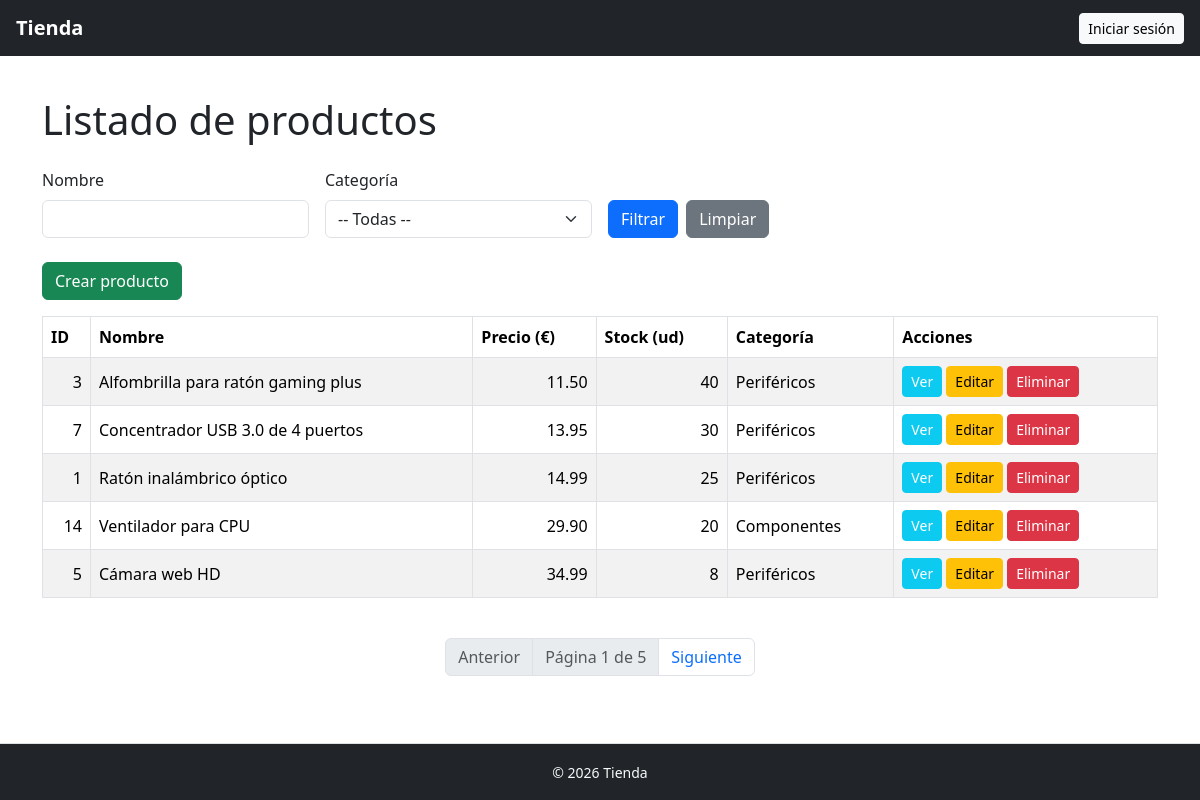
The page /public/web/productos/index.php on the database its author committed.
### tables this page shows
CREATE TABLE productos (
    id INT AUTO_INCREMENT PRIMARY KEY,
    nombre VARCHAR(100) NOT NULL,
    precio DECIMAL(10,2) NOT NULL,
    stock INT NOT NULL DEFAULT 0
);

CREATE TABLE categorias (
    id_categoria INT AUTO_INCREMENT PRIMARY KEY,
    nombre_categoria VARCHAR(50) NOT NULL
);

### app/Core/helpers/helper.php (called while the page is built, shortened)
<?php
function e(mixed $value): string
{
    return htmlspecialchars((string)$value, ENT_QUOTES, 'UTF-8');
}
function render(string $view, array $data = []): string
{
    extract($data);
    include __DIR__ . "/../../../resources/views/{$view}.php";
    return ob_get_clean();
}
function view(string $view, array $data = [], string $layout = 'layouts/app'): void
{
    $content = render($view, $data);
    $html = render($layout, array_merge($data, ['content' => $content]));
}
function url(string $path): string
{
    return BASE_URL . ltrim($path, '/');
}

### app/Http/Controllers/ProductoController.php (called while the page is built, shortened)
<?php
class ProductoController
{
    public function index(Request $request)
    {
        $nombre = $request->query('nombre', '');
        $categoria_id = $request->query('categoria_id', '');
        $productos = Producto::query()
            ->when($nombre, fn($q) => $q->where('nombre', 'LIKE', "%$nombre%"))
            ->when($categoria_id, fn($q) => $q->where('categoria_id', $categoria_id))
            ->orderBy('precio')
            ->paginate(5);
        $categorias = Categoria::all();
        view('productos/index', compact(
            'productos',
            'categorias',
            'nombre',
            'categoria_id'
        ));
    }
}

### public/web/productos/index.php (called while the page is built, shortened)
<?php
require_once __DIR__ . '/../../../bootstrap/bootstrap.php';
try {
    $request = new Request();
    (new ProductoController())->index($request);
} catch (Throwable $e) {
    echo $e->getMessage() . "<br>" . $e->getTraceAsString();
}

### app/Core/Request.php (called while the page is built, shortened)
<?php
class Request
{
    protected array $server = [];
    protected array $get = [];
    public function __construct()
    {
        $this->server = $_SERVER;
        $this->get = $_GET;
        $this->post = $_POST;
        $method = $_SERVER['REQUEST_METHOD'] ?? 'GET';
    }
    public function query(?string $key = null, mixed $default = null): mixed
    {
        if ($key === null) return $this->get;
        return $this->get[$key] ?? $default;
    }
    public function url(): string
    {
        return $this->server['REQUEST_URI'] ?? HOME_URL;
    }
    public function path(): string
    {
        return parse_url($this->url(), PHP_URL_PATH);
    }
}

### bootstrap/bootstrap.php (called while the page is built, shortened)
<?php
require_once __DIR__ . '/../app/Core/helpers/helper.php';
spl_autoload_register(function ($class) {
    $path = __DIR__ . '/../' . str_replace('\\', '/', $class) . '.php';
    $path = lcfirst($path);
});

### app/Core/Model.php (called while the page is built, shortened)
<?php
require_once __DIR__ . '/../Core/DB.php';
require_once __DIR__ . '/../Core/QueryBuilder.php';
abstract class Model implements \JsonSerializable
{
    protected static string $table;
    protected array $attributes = [];
    public function __set(string $name, mixed $value): void
    {
        $this->attributes[$name] = $value;
    }
    public function __get(string $name): mixed
    {
        if (array_key_exists($name, $this->attributes)) {
            return $this->attributes[$name];
        }
        if (method_exists($this, $name)) {
            $result = $this->$name();
            return $result;
        }
        return null;
    }
    public static function query(): QueryBuilder
    {
        return new QueryBuilder(static::$table, static::class);
    }
    public static function hydrate(array $data): static
    {
        $obj = new static();
        $obj->fill($data);
        return $obj;
    }
    public static function all(): array
    {
        $sql = "SELECT * FROM " . static::$table;
        return DB::select($sql, [], static::class);
    }
}

### app/Core/QueryBuilder.php (called while the page is built, shortened)
<?php
require_once __DIR__ . '/DB.php';
require_once __DIR__ . '/Pagination/Paginator.php';
class QueryBuilder
{
    protected string $modelClass;
    protected string $select = '*';
    protected string $table;
    protected array $orders = [];
    protected ?int $limit = null;
    protected ?int $offset = null;
    protected array $params = [];
    public function __construct(string $table, string $modelClass)
    {
        $this->table = $table;
        $this->modelClass = $modelClass;
    }
    public function orderBy(string $column, string $order = 'ASC'): static
    {
        $this->orders[] = "$column $order";
        return $this;
    }
    public function limit(int $limit): static
    {
        $this->limit = $limit;
        return $this;
    }
    public function offset(int $offset): static
    {
        $this->offset = $offset;
        return $this;
    }
    public function when($value, callable $callback): static
    {
        return $this;
    }
    public function get(): array
    {
        $sql = "SELECT {$this->select} FROM {$this->table}";
        if (!empty($this->orders)) {
            $sql .= ' ORDER BY ' . implode(", ", $this->orders);
        }
        if (!is_null($this->limit)) {
            $sql .= ' LIMIT ' . $this->limit;
        }
        if (!is_null($this->offset)) {
            $sql .= ' OFFSET ' . $this->offset;
        }
        return DB::select($sql, $this->params, $this->modelClass);
    }
    public function first(): ?object
    {
        $this->limit = 1;
        return $this->get()[0] ?? null;
    }
    public function count(): int
    {
        $clone = clone $this;
        $clone->orders = [];
        $clone->limit = null;
        $clone->offset = null;
        $clone->select = 'count(*) as total';
        $clone->modelClass = stdClass::class;
        return $clone->first()->total;
    }
    public function paginate(int $perPage = 15): Paginator
    {
        $request = new Request();
        $page = max(1, (int) $request->query('page', 1));
        $clone = clone $this;
        $total = $clone->count();
        $offset = ($page - 1) * $perPage;
        $clone->limit($perPage)->offset($offset);
        $items = $clone->get();
        $baseUrl = $request->path();
        $query = $request->query();
        unset($query['page']);
        return new Paginator($items, $total, $perPage, $page, $baseUrl, $query);
    }
}

### app/Core/DB.php (called while the page is built, shortened)
<?php
class DB
{
    private static ?PDO $pdo = null;
    public static function connection(): PDO
    {
        if (self::$pdo === null) {
            $db_host = DB_HOST;
            $db_name = DB_NAME;
            $db_user = DB_USER;
            $db_pass = DB_PASS;
            $dsn = "mysql:host=$db_host;dbname=$db_name;charset=utf8mb4";
            $pdo = new PDO($dsn, $db_user, $db_pass);
            $pdo->setAttribute(PDO::ATTR_ERRMODE, PDO::ERRMODE_EXCEPTION);
            self::$pdo = $pdo;
        }
        return self::$pdo;
    }
    public static function select(string $sql, array $params = [], string $class = 'stdClass'): array
    {
        $stmt = self::connection()->prepare($sql);
        $stmt->execute($params);
        $objects = [];
        if ($class === 'stdClass') {
            while ($obj = $stmt->fetchObject()) {
                $objects[] = $obj;
            }
        } else {
            while ($row = $stmt->fetch(PDO::FETCH_ASSOC)) {
                $objects[] = $class::hydrate($row);
            }
        }
        return $objects;
    }
}

### app/Core/Pagination/Paginator.php (called while the page is built, shortened)
<?php
require_once __DIR__ . '/../Request.php';
class Paginator implements IteratorAggregate, Countable, JsonSerializable
{
    public function hasPages(): bool
    {
        return $this->total > 0;
    }
    public function currentPage(): int
    {
        return $this->currentPage;
    }
    public function lastPage(): int
    {
        return (int) ceil($this->total / $this->perPage);
    }
    public function onFirstPage(): bool
    {
        return $this->currentPage === 1;
    }
    public function hasMorePages(): bool
    {
        return $this->lastPage() > $this->currentPage;
    }
    public function nextPageUrl(): ?string
    {
        return $this->hasMorePages()
            ? $this->url($this->currentPage + 1)
            : null;
    }
    public function url(int $page): string
    {
        $this->query['page'] = $page;
        return $this->baseUrl . '?' . http_build_query($this->query);
    }
    public function links(?string $view = null): string
    {
        $defaultView = __DIR__ . '/pagination_links.php';
        $customView = $view !== null
            ? realpath(__DIR__ . "/../../../resources/views/{$view}.php")
            : false;
        $viewPath = $customView ?: $defaultView;
        $paginator = $this;
        require $viewPath;
        return ob_get_clean();
    }
}

### app/Core/Auth/Auth.php (called while the page is built, shortened)
<?php
class Auth
{
    protected static ?Authenticatable $user = null;
    public static function check(): bool
    {
        return static::$user !== null;
    }
}

### resources/views/productos/index.php (the view, shortened to what this page needs)
<h1 class="mb-4">Listado de productos</h1>
<form method="get" class="row g-3 mb-4">
    <div class="col-md-3">
        <label class="form-label">Nombre</label>
        <input type="text" name="nombre" value="<?= e($nombre) ?>" class="form-control">
    </div>
    <div class="col-md-3">
        <label class="form-label">Categoría</label>
        <select name="categoria_id" class="form-select">
            <option value="">-- Todas --</option>
        </select>
    </div>
    <div class="col-md-6 d-flex align-items-end">
        <button type="submit" class="btn btn-primary me-2">Filtrar</button>
        <a href="index.php" class="btn btn-secondary">Limpiar</a>
    </div>
</form>
<p>
    <a href="create.php" class="btn btn-success">Crear producto</a>
</p>
<div class="table-responsive">
    <table class="table table-striped table-bordered align-middle">
        <thead>
            <tr>
                <th>ID</th>
                <th>Nombre</th>
                <th>Precio (€)</th>
                <th>Stock (ud)</th>
                <th>Categoría</th>
                <th>Acciones</th>
            </tr>
        </thead>
        <tbody>
            <?php foreach ($productos as $producto): ?>
                <tr>
                    <td class="text-end"><?= e($producto->id) ?></td>
                    <td><?= e($producto->nombre) ?></td>
                    <td class="text-end"><?= e($producto->precio) ?></td>
                    <td class="text-end"><?= e($producto->stock) ?></td>
                    <td><?= e($producto->categoria->nombre_categoria) ?></td>
                    <td>
                        <a href="show.php?id=<?= e($producto->id) ?>" class="btn btn-sm btn-info text-white">Ver</a>
                        <a href="edit.php?id=<?= e($producto->id) ?>" class="btn btn-sm btn-warning">Editar</a>
                        <form action="destroy.php" method="post" class="d-inline">
                            <button
                                type="submit"
                                class="btn btn-sm btn-danger"
                                onclick="return confirm('¿Eliminar este producto?')">
                                Eliminar
                            </button>
                        </form>
                    </td>
                </tr>
            <?php endforeach; ?>
        </tbody>
    </table>
</div>
<div class="mt-4">
    <?= $productos->links(); ?>
</div>

### app/Core/Pagination/pagination_links.php
<?php if ($paginator->hasPages()): ?>
    <nav aria-label="Paginación" class="mt-3">
        <ul class="pagination justify-content-center">
            <?php if (!$paginator->onFirstPage()): ?>
                <li class="page-item">
                    <a class="page-link" href="<?= $paginator->previousPageUrl() ?>">Anterior</a>
                </li>
            <?php else: ?>
                <li class="page-item disabled">
                    <span class="page-link">Anterior</span>
                </li>
            <?php endif; ?>
            <li class="page-item disabled">
                <span class="page-link">
                    Página <?= $paginator->currentPage() ?> de <?= $paginator->lastPage() ?>
                </span>
            </li>
            <?php if ($paginator->hasMorePages()): ?>
                <li class="page-item">
                    <a class="page-link" href="<?= $paginator->nextPageUrl() ?>">Siguiente</a>
                </li>
            <?php else: ?>
                <li class="page-item disabled">
                    <span class="page-link">Siguiente</span>
                </li>
            <?php endif; ?>
        </ul>
    </nav>
<?php endif; ?>

### resources/views/layouts/app.php (shortened to what this page needs)
<!DOCTYPE html>
<html lang="es">
<head>
    <link rel="stylesheet" href="https://cdn.jsdelivr.net/npm/bootstrap@5.3.3/dist/css/bootstrap.min.css">
    <link rel="stylesheet" href="<?= url('/css/app.css') ?>">
</head>
<body>
    <?php require __DIR__ . '/partials/header.php'; ?>
    <main class="container py-4">
        <?= $content ?? '' ?>
    </main>
    <?php require __DIR__ . '/partials/footer.php'; ?>
</body>
</html>

### resources/views/layouts/partials/header.php (shortened to what this page needs)
<header class="bg-dark mb-3">
    <nav class="navbar navbar-expand-lg navbar-dark bg-dark px-3">
        <a class="navbar-brand fw-bold text-white" href="<?= HOME_URL ?>">
            Tienda
        </a>
        <div class="ms-auto d-flex align-items-center">
            <?php if (Auth::check()): ?>
                <span class="me-3 text-white">
                    😁 <?= Auth::user()->nombre; ?>
                </span>
                <form action="<?= url('/logout.php') ?>" method="POST" class="d-inline">
                    <button type="submit" class="btn btn-outline-light btn-sm">
                        Cerrar sesión
                    </button>
                </form>
            <?php else: ?>
                <a class="btn btn-light btn-sm"
                    href="<?= url('/login.php') ?>">
                    Iniciar sesión
                </a>
            <?php endif; ?>
        </div>
    </nav>
</header>

### resources/views/layouts/partials/footer.php
<footer class="bg-dark text-center py-3 mt-4 border-top">
    <small class="text-light">
        &copy; <?= date('Y') ?> Tienda
    </small>
</footer>

### app/Core/Response.php (shortened to what this page needs)
<?php
class Response
{
    protected ?string $content = null;
    public function html(string $html): self
    {
        $this->content = $html;
        return $this;
    }
    public function send(): void
    {
        if ($this->content !== null) {
            echo $this->content;
        }
        exit;
    }
}

### public/web/css/app.css (style rules this page uses)
body { min-height: 100vh; display: flex; flex-direction: column; }
main { flex: 1; }

### rows shown on the page
productos: id "3", nombre "Alfombrilla para ratón gaming plus", precio "11.50", stock "40", categoria.nombre_categoria "Periféricos"
productos: id "7", nombre "Concentrador USB 3.0 de 4 puertos", precio "13.95", stock "30", categoria.nombre_categoria "Periféricos"
productos: id "1", nombre "Ratón inalámbrico óptico", precio "14.99", stock "25", categoria.nombre_categoria "Periféricos"
productos: id "14", nombre "Ventilador para CPU", precio "29.90", stock "20", categoria.nombre_categoria "Componentes"
productos: id "5", nombre "Cámara web HD", precio "34.99", stock "8", categoria.nombre_categoria "Periféricos"

### other values the page prints
$paginator->currentPage() "1"
$paginator->lastPage() "5"
